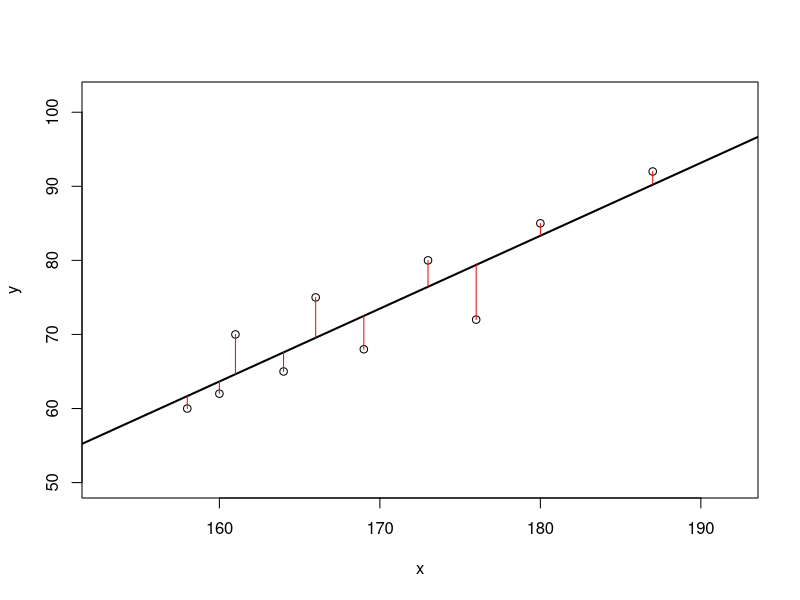

Here is the R script that generated this plot:
#!/usr/bin/env Rscript
x <- c(173, 169, 176, 166, 161, 164, 160, 158, 180, 187)
y <- c(80, 68, 72, 75, 70, 65, 62, 60, 85, 92)

# plot scatterplot and the regression line
mod1 <- lm(y ~ x)
plot(x, y, xlim=c(min(x)-5, max(x)+5), ylim=c(min(y)-10, max(y)+10))
abline(mod1, lwd=2)



# calculate residuals and predicted values
res <- signif(residuals(mod1), 5)
pre <- predict(mod1)

# plot distances between points and the regression line
segments(x, y, x, pre, col="red")
dev.copy(png,"./myfile.png",width=8,height=6,units="in",res=100)
dev.off()
